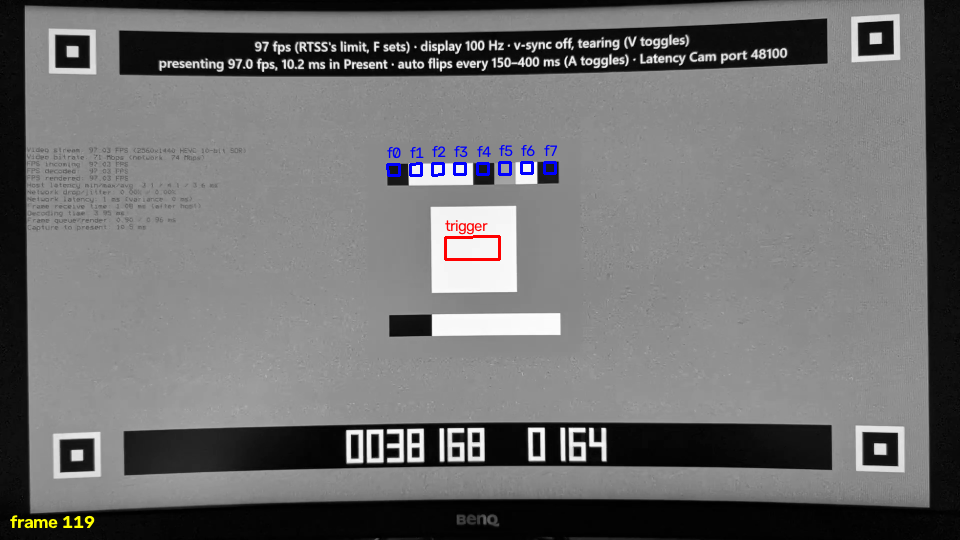
#> input picture samples/Moonlight-Test_20261110-150108/Moonlight-Test_20261110-150108.regions.png, 960 x 540 px
$ python -i analyze_video.py   (imports and definitions only)
#> lines starting #> are read from the running program, lines starting #| are printed output that depends on the picture; after the words box and inside, x2 and y2 are one past the last pixel; in counts of white or black regions, pixels touching at a corner belong together
#!/usr/bin/env python3
"""
Measure streaming latency from a slow motion video of the latency-test pattern.

Film the client display while it streams Sunshine's latency-test app with Moonlight's latency marker turned on
(Ctrl+Alt+Shift+T), pressing keys now and then. Every press flips the marker square on the client's next frame and the
trigger square in the stream once the host's answer arrives; this script finds both flips in every input and reports
the time between them. With the marker log Moonlight writes (--marker-log) it adds the marker's own delay, for the
time from the key press to the trigger being presented.

How it works:
 - The four corner bullseyes are found in every frame, so the camera may be handheld. When one is hidden (Moonlight's
   stats overlay covers the top left one), it is estimated from the other three. They give a perspective
   transform from the stream's pixel grid to the camera image, and each frame is resampled onto that grid.
 - The trigger square's position comes from the same layout code as the app (pattern.h). The marker is placed by
   the client and depends on the client display, so it is found instead: the large square outside the pattern whose
   brightness flips the most over the video.
 - Each flip is timed where the brightness crosses halfway between the levels before and after it, interpolated
   between camera frames. Display response, camera exposure and scanout all smear a flip over several frames, but
   they smear both squares alike, so the halfway points stay comparable.

Requires numpy and opencv-python (or opencv-python-headless).

Usage:
  python analyze_video.py VIDEO --stream 2560x1440 [--stream-fps 120] [--fps 240] [--report]

See README.md next to this script for the whole procedure.
"""
import argparse
import csv
import json
import re
import subprocess
import sys
from dataclasses import dataclass
from pathlib import Path

import cv2
import numpy as np

from report import write_report


# ---------------------------------------------------------------------------------------------------------------------
# Test pattern layout, ported from tools/latency_test/pattern.h. Keep the two in sync.


@dataclass
class Rect:
    """An axis aligned rectangle in stream pixels."""

    x: float
    y: float
    w: float
    h: float

    @property
    def center(self):
        return self.x + self.w / 2, self.y + self.h / 2

    def inset(self, fx, fy):
        """The middle part of the rectangle, keeping fraction fx of its width and fy of its height."""
        return Rect(self.x + self.w * (1 - fx) / 2, self.y + self.h * (1 - fy) / 2, self.w * fx, self.h * fy)


def align_down(value, grid):
    return value - value % grid


# [69 lines left out: functions compute_layout, gray_decode, probe_capture_fps, not called in this run]


class Canvas:
    """
    The stream's pixel grid, extended half a stream to the left and right so a marker in pillarbox bars still lands
    on it, at about 8 canvas pixels per pattern cell.
    """

    # [5 lines left out: function __init__, not called in this run]

    def to_canvas(self, x, y):
        return (x - self.x0) * self.scale, y * self.scale

    def from_canvas(self, u, v):
        return u / self.scale + self.x0, v / self.scale

    # [7 lines left out: function slices, not called in this run]


def largest_child(contours, hierarchy, index):
    """
    The largest contour directly inside contour index, or -1. Specks of noise can come first in the hierarchy, so all
    of them are compared.
    """
    best, best_area = -1, 0.0
    child = hierarchy[index][2]
    while child >= 0:
        area = cv2.contourArea(contours[child])
        if area > best_area:
            best, best_area = child, area
        child = hierarchy[child][0]
    return best


def bullseye_centers(gray, threshold):
    """
    Centers of the bullseyes in a frame thresholded at the given level: a white square holding a black ring holding a
    white center, which shows up as a contour with a child and a grandchild of the right sizes.
    """
    _, binary = cv2.threshold(gray, threshold, 255, cv2.THRESH_BINARY)
    contours, hierarchy = cv2.findContours(binary, cv2.RETR_TREE, cv2.CHAIN_APPROX_SIMPLE)
    if hierarchy is None:
        return []
    hierarchy = hierarchy[0]

    centers = []
    for i, contour in enumerate(contours):
        area = cv2.contourArea(contour)
        if area < 40:
            continue
        child = largest_child(contours, hierarchy, i)
        if child < 0:
            continue
        grandchild = largest_child(contours, hierarchy, child)
        if grandchild < 0:
            continue
        x, y, w, h = cv2.boundingRect(contour)
        if not 0.5 < w / h < 2:
            continue
        child_ratio = cv2.contourArea(contours[child]) / area
        grandchild_ratio = cv2.contourArea(contours[grandchild]) / area
        if not (0.25 < child_ratio < 0.9 and 0.005 < grandchild_ratio < 0.25):
            continue
        m = cv2.moments(contour)
        centers.append((m["m10"] / m["m00"], m["m01"] / m["m00"]))
    return centers


def find_fiducials(gray):
    """
    Find the four corner bullseyes. Returns their centers as top left, top right, bottom left, bottom right, and the
    index of a corner that was hidden and estimated from the other three (or None), or None when too few are found.
    """
    background = float(np.median(gray))
#> background = 139
    bright = float(np.percentile(gray, 99.8))
#> bright = 250
    if bright - background < 20:
        return None

    # Halfway between the background and white usually works. With a short exposure or a dim corner of the display the
    # white squares can fall below it, so a lower level is tried before settling for three. When the display fills
    # little of the shot, the median is the dark room around it and the display's own gray clears halfway, merging the
    # white squares into it, so higher levels are tried too.
    candidates = []
    for level in (0.5, 0.3, 0.7, 0.85):
        found = bullseye_centers(gray, background + (bright - background) * level)
        if len(found) > len(candidates):
            candidates = found
        if len(candidates) >= 4:
            break
#> this loop made 1 pass
#> pass 1, in bullseye_centers, `_, binary = cv2.threshold(gray, threshold, 255, cv2.THRESH_BINARY)`:
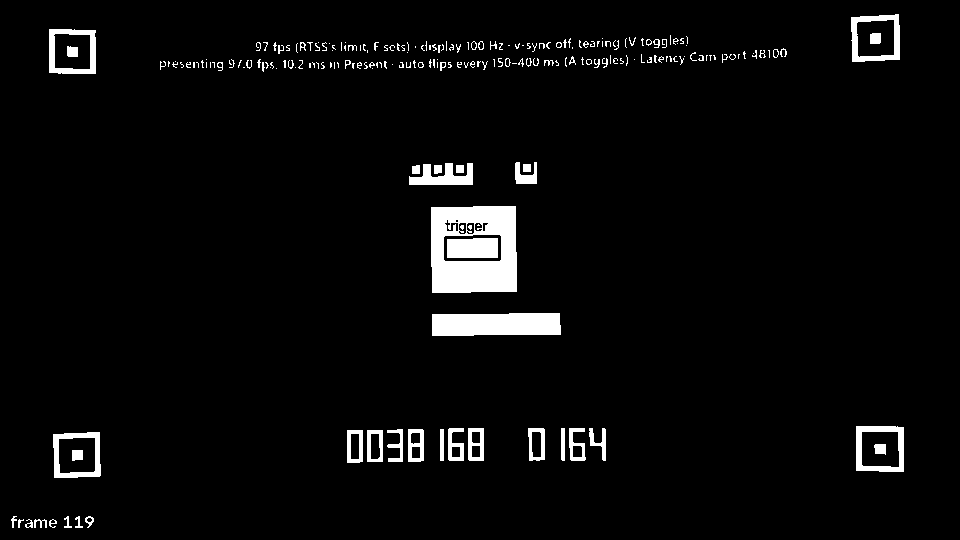
#> binary: shape (540, 960); 4% white; 219 white regions (149 under 20 px), largest, box (x1, y1, x2, y2) and area: (431, 206, 517, 293) 5614, (432, 313, 561, 336) 2791, (447, 238, 498, 258) 994

    if len(candidates) < 3:
        return None
    points = np.array(candidates)
#> points = [[76.54, 454.7], [879.6, 448.3], [71.91, 51.17], [875.2, 37.79]]
    if len(points) == 3:
        # One bullseye is hidden, often under Moonlight's stats overlay. The two farthest apart are a diagonal, so
        # the hidden corner completes the parallelogram with the third. complete_corners() corrects it for perspective.
        pairs = [(0, 1, 2), (0, 2, 1), (1, 2, 0)]
        a, b, c = max(pairs, key=lambda p: np.linalg.norm(points[p[0]] - points[p[1]]))
        points = np.vstack([points, points[a] + points[b] - points[c]])
    sums = points[:, 0] + points[:, 1]
#> sums = [531.3, 1327.9, 123.1, 913]
    diffs = points[:, 0] - points[:, 1]
#> diffs = [-378.2, 431.2, 20.73, 837.4]
    roles = [np.argmin(sums), np.argmax(diffs), np.argmin(diffs), np.argmax(sums)]
#> roles = [2, 3, 0, 1]
    if len(set(roles)) < 4:
        return None
    corners = np.array([points[i] for i in roles], dtype=np.float32)
#> corners = [[71.91, 51.17], [875.2, 37.79], [76.54, 454.7], [879.6, 448.3]]
    estimated = None
    if len(candidates) == 3:
        if 3 not in roles:
            return None
        estimated = roles.index(3)
    return corners, estimated


# [151 lines left out: functions complete_corners, read_video, fill_gaps, find_marker, region_series, not called in this run]


@dataclass
class Flip:
    """One flip of a square, timed at the halfway crossing."""

    time: float  # seconds
    rising: bool
    ramp: float  # seconds from 10 % to 90 % of the step
    frame: int  # camera frame just after the crossing


# [74 lines left out: functions crossing, find_flips, read_input_seq, describe, not called in this run]


# ---------------------------------------------------------------------------------------------------------------------
# Moonlight's marker log
#
# The marker doesn't reach the screen the moment the key is pressed: it is drawn on the client's next frame, which
# can take a frame interval or more. Moonlight logs how long each flip took to be presented, and adding that to the
# latency measured here gives the time from the key press to the host's answer being presented. It logs the presses
# of its automatic latency test (Space), each test to a Moonlight-latency-test-<time>.csv next to its log, and to the
# log itself.

MOONLIGHT_FLIP = re.compile(
    r"Latency test: press (\d+) at ([\d.]+) s presented (-?[\d.]+) ms after the key press "
    r"\(drawing started at (-?[\d.]+) ms\)"
)


@dataclass
class LoggedFlip:
    """One flip of the marker as Moonlight logged it, on Moonlight's clock."""

    number: int  # the latency test's press number
    press: float  # seconds
    present_ms: float  # key press to the marker's frame being presented
    draw_ms: float  # key press to that frame's drawing starting

    @property
    def presented(self):
        return self.press + self.present_ms / 1000


# [373 lines left out: functions read_marker_log, find_marker_log, match_logged_flips, draw_regions, draw_trace, parse_size and 1 more, not called in this run]


# [2 lines not run here, left out]

>>> import cv2
>>> picture = cv2.imread('../../samples/Moonlight-Test_20261110-150108/Moonlight-Test_20261110-150108.regions.png', cv2.IMREAD_GRAYSCALE)
>>> result = find_fiducials(picture)
